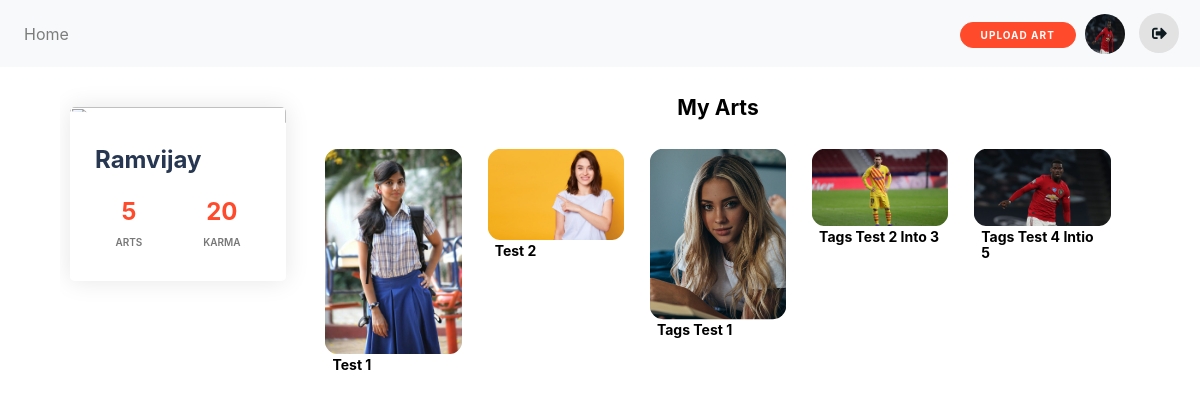
Screenshot of /account/user_profile/ramvijay (signed in) with the database file from the repository.
### account/models.py (models this page shows, shortened)
class User(AbstractUser):
    email           = models.CharField(verbose_name='email',max_length=50,unique=True)
    username        = models.CharField(max_length=100,null=True,unique=True,help_text="Username must be unique try with numbers too")
    date_joined     = models.DateTimeField(verbose_name='date joined',auto_now_add=True)
    last_login      = models.DateTimeField(verbose_name='last login',auto_now= True)
    is_admin        = models.BooleanField(default=False)
    is_superuser    = models.BooleanField(default=False)
    is_staff        = models.BooleanField(default=False)
    is_active       = models.BooleanField(default=True)
    objects = UserManager()
    USERNAME_FIELD = 'email'
    REQUIRED_FIELDS = ['username']

class Profile(models.Model):
    user = models.OneToOneField(settings.AUTH_USER_MODEL, on_delete=models.CASCADE)
    date_of_birth = models.DateField(auto_now_add=False,blank=True,null=True)
    profile_photo = models.ImageField(upload_to=profile_photo_upload_location, blank=True)
    seld_description = models.TextField(blank=True,null=True,max_length=500)

### images/models.py (models this page shows, shortened)
class Pictures(models.Model):
    title = models.CharField(max_length=200, null=True)
    author = models.ForeignKey(settings.AUTH_USER_MODEL, on_delete=models.CASCADE)
    image = models.ImageField(upload_to=upload_location, null=True)
    tags = TaggableManager()
    description = models.TextField(max_length=10000, null=True, blank=True)
    slug = models.SlugField(
        max_length=250, unique_for_date='date_published', blank=True)
    category = models.CharField(max_length=50)
    date_published = models.DateField(
        auto_now_add=True, verbose_name="date published")
    users_like = models.ManyToManyField(settings.AUTH_USER_MODEL,related_name='images_liked',blank=True)

### account/views.py (the view)
# urls.py: path('user_profile/<username>', views.user_profile, name="user_profile"),
@login_required(login_url='must_authenticate')
def user_profile(request,username):
    User  = get_user_model()
    user = get_object_or_404(User,username=username)
    images_count = Pictures.objects.filter(author = user).count()
    images = Pictures.objects.filter(author=user)
    total_likes_user_got = []
    for image in images:
        total_likes_user_got.append(image.users_like.count()*10)
    karma = sum(total_likes_user_got)
    context  = {
        'user':user,
        'images_count':images_count,
        'images':images,
        'karma':karma,
    }
    return render(request,'account/user_profile.html',context)

### account/templates/account/user_profile.html (shortened to what this page needs)
{% extends 'images/base.html' %}
{% block content %}
{% include 'images/navbar.html' %}
<div id="main-container-profile">
    <section class="profile-sidebar">
        <div class="profile-card-4 text-center">
            <div class="profile-detail-content">
                <div class="profile-name">{{user.username}}
                </div>
                <div class="profile-description">{{user.profile.seld_description}}</div>
                <div class="profile-count">
                    <div class="profile-overview">
                        <h4>{{images_count}}</h4>
                        <p>ARTS</p>
                    </div>
                    <div class="profile-overview">
                        <h4>{{karma}}</h4>
                        <p>KARMA</p>
                    </div>
                </div>
            </div>
        </div>
    </section>
    <section class="profile-content">
        {% if images %}
        <div class="more-title">
            <h2>My Arts</h2>
        </div>
        <div class="card-columns my-0" id="myItems">
            {% for pic in images%}
            <div class="card-body p-0">
                <div class="card border-0">
                    <a href="{% url 'picture_detail' pic.slug %}">
                        <img alt="" class="card-img img-fluid geeks" id="geeks" src="{{pic.image.url}}" />
                    </a>
                    <div class="post-title">
                        <h2>{{pic.title}}</h2>
                    </div>
                </div>
            </div>
            {% endfor %}
        </div>
        {% else %}
        <div class="more-title">
            <h2>you dont have <br> <a href="{% url 'create_image_post' %}">Create one here</a></h2>
        </div>
        {% endif %}
    </section>
</div>
{% endblock content %}

### images/templates/images/navbar.html (shortened to what this page needs)
{% extends 'images/base.html' %}
{% block content %}
<nav class="navbar navbar-expand-sm   navbar-light bg-light sticky-top">
    <div class="collapse navbar-collapse" id="navbarTogglerDemo03">
        <ul class="navbar-nav mr-auto mt-2 mt-lg-0">
            <li class="nav-item">
                <a class="nav-link" href="{% url 'home' %}">Home <span class="sr-only">(current)</span></a>
            </li>
        </ul>
    </div>
    <div class="social-part">
        <a class="nav-user-link create-btn" href="{% url 'create_image_post' %}">Upload Art</a>
        {% if request.user.is_authenticated %}
        {% if request.user.profile.profile_photo %}
        <a class="nav-user-link" href="{% url 'profile' %}"><img src="{{request.user.profile.profile_photo.url}}"
                class="pro-pic"></a>
        {% else %}
        <a class="nav-user-link" href="{% url 'profile' %}"><img src="https://t4.ftcdn.net/jpg/03/32/59/65/360_F_332596535_lAdLhf6KzbW6PWXBWeIFTovTii1drkbT.jpg
" class="pro-pic"></a>
        {% endif %}
        <a class="nav-user-link" href="{% url 'logout' %}"><i class="fas fa-sign-out-alt"></i></a>
        {% endif %}
    </div>
</nav>
{% endblock content %}

### static/css/navbar.css (style rules this page uses)
ul li a { margin-right: 20px; }
.nav-user-link { display: inline-block; padding: .3rem; }
.nav-user-link .fas { font-size: 15px; color: #0d1a1f; padding: 0.8rem; z-index: 5; background-color: #e2e2e2; border-radius: 50%; width: 40px; height: 40px; }

### static/css/home.css (style rules this page uses)
:root { --bg-color: white; --card-color: white; --card-footer-color: #c3c4c3; --search-bar-color: #cbcdce; --dark-letter-color: #242423; --menu-bar-color: #212529; }
* { margin: 0; padding: 0; -webkit-box-sizing: border-box; box-sizing: border-box; }
body { width: 100%; background-color: var(--bg-color); }
a, a:hover { text-decoration: none; color: inherit; }
.pro-pic { font-size: 15px; color: #0d1a1f; z-index: 5; background-color: #e2e2e2; border-radius: 50%; width: 40px; height: 40px; }
.create-btn { border-radius: 20px; border: 1px solid #FF4B2B; background-color: #FF4B2B; color: #FFFFFF; font-size: 10px; font-weight: bold; padding: 0.3rem 20px; letter-spacing: 1px; text-transform: uppercase; transition: transform 80ms ease-in; margin-bottom: 10px; }
.post-title h2 { margin: 0 10px; font-size: 14px; font-weight: 700; text-transform: capitalize; color: black; }
.more-title h2 { margin: 18px; font-size: 21px; font-weight: 700; text-transform: capitalize; color: black; padding-bottom: 0.5rem; text-align: center; }
img { height: auto; width: auto; margin: auto; }
.card-img { border-radius: 1rem !important; padding: 2%; }
.card-columns { margin-right: 2%; margin: auto; max-width: 96%; }
#myItems { column-count: 5; }

### static/css/picture_detail.css (style rules this page uses)
img { width: 100%; }
a, a:hover, a:active { text-decoration: none; }
.fas { font-size: 15px; color: #0d1a1f; padding: 0.5rem; border-radius: 50%; }

### static/css/profile.css (style rules this page uses)
@media only screen and (min-width: 1025px) { #main-container-profile { height: 85%; width: 90%; margin: auto; display: -ms-flexbox; display: flex; -ms-flex-direction: row; flex-direction: row; overflow: hidden; } }
.profile-sidebar { position: relative; color: black; margin: 30px 0; }
@media only screen and (min-width: 1025px) { .profile-sidebar { width: 20%; -ms-flex-positive: 0; flex-grow: 0; height: fit-content; margin: 30px 10px; } }
.profile-card-4 { max-width: 350px; background-color: #FFF; border-radius: 5px; box-shadow: 0px 0px 25px rgba(0, 0, 0, 0.1); overflow: hidden; position: relative; margin: 10px auto; cursor: default; }
.profile-card-4 .profile-detail-content { position: relative; padding: 15px; background-color: #FFF; width: -webkit-fill-available; }
.profile-card-4 .profile-name { font-weight: bold; color: #273751; text-align: left; text-transform: capitalize; padding: 0 10px; font-size: 24px; }
.profile-card-4 .profile-description { color: #777; font-size: 12px; padding: 10px; text-align: left; }
.profile-card-4 .profile-overview p { font-size: 10px; font-weight: 600; color: #777; }
.profile-card-4 .profile-overview h4 { color: #FF4B2B; font-weight: bold; }
.profile-card-4 .profile-detail-content::before { content: ""; position: absolute; height: 20px; top: -10px; left: 0px; right: 0px; background-color: #FFF; z-index: 0; transform: skewY(3deg); }
.profile-content { width: 100%; margin: 10px; }
@media only screen and (min-width: 1025px) { .profile-content { display: -ms-flexbox; display: flex; -ms-flex-direction: column; flex-direction: column; -ms-flex: 1; flex: 1; overflow: auto; } }
@media only screen and (min-width: 1025px) { .profile-content { -ms-overflow-style: none; scrollbar-width: none; } }
.profile-count { display: flex; justify-content: space-around; }

### rows the page displays
User: user.profile.profile_photo (picture)
User: username "Ramvijay"
Pictures: image (picture), title "Test 1"
Pictures: image (picture), title "Test 2"
Pictures: image (picture), title "Tags Test 1"
Pictures: image (picture), title "Tags Test 2 Into 3"
Pictures: image (picture), title "Tags Test 4 Intio 5"

### other values shown
{{ images_count }} "5"
{{ karma }} "20"
